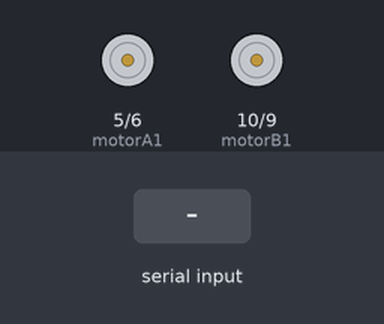
The sketch below on a simulated Arduino Uno, built with avr-gcc and run on an emulated ATmega328P. Parts: motor-driver pin pairs drawn as motors (green arrow = first pin HIGH = forward, orange = second pin HIGH = backward, longer = more drive). The inputs (shaded band) are chosen by the test bench.

Above: at 1.2 s.
1.3 s: "B" received over Serial
At 2.5 s:
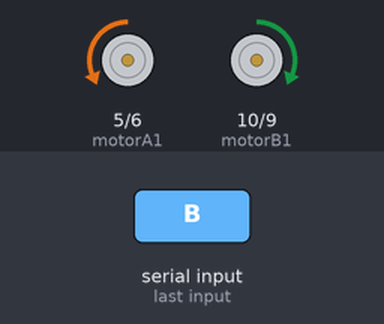
2.8 s: "I" received over Serial
At 3.8 s:
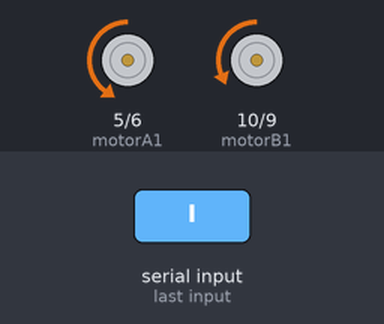
4.3 s: "F" received over Serial
At 5.0 s:
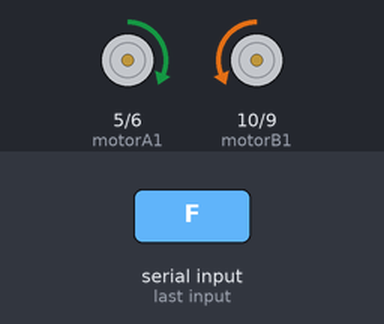
5.8 s: "H" received over Serial
At 6.1 s:
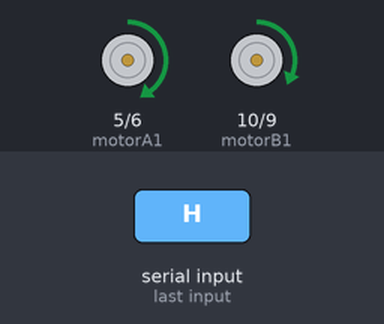
Timing chart, 0 to 8.3 s (numbered marks = the images above; inputs shaded):
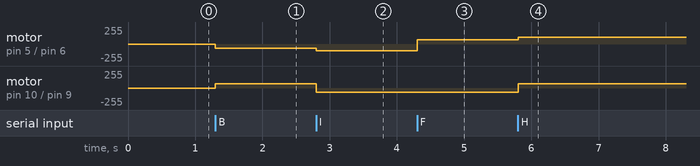

Measured:
- after the input at 1.3 s, motor on pin 5 (motorA1) / pin 6 (motorA2): stopped → backward 65/255 at once; motor on pin 10 (motorB1) / pin 9 (motorB2): stopped → forward 65/255 at once
- after the input at 2.8 s, motor on pin 5 (motorA1) / pin 6 (motorA2): backward 65/255 → backward 100/255 at once; motor on pin 10 (motorB1) / pin 9 (motorB2): forward 65/255 → backward 65/255 at once
- after the input at 4.3 s, motor on pin 5 (motorA1) / pin 6 (motorA2): backward 100/255 → forward 65/255 at once
- after the input at 5.8 s, motor on pin 5 (motorA1) / pin 6 (motorA2): forward 65/255 → forward 100/255 at once; motor on pin 10 (motorB1) / pin 9 (motorB2): backward 65/255 → forward 65/255 at once

The sketch:

bluetooth_araba.ino
```cpp
//L298N Bağlantısı
  const int motorA1  = 5;  // L298N'in IN3 Girişi
  const int motorA2  = 6;  // L298N'in IN1 Girişi
  const int motorB1  = 10; // L298N'in IN2 Girişi
  const int motorB2  = 9;  // L298N'in IN4 Girişi


  int i=0; //Döngüler için atanan rastgele bir değişken
  int j=0; //Döngüler için atanan rastgele bir değişken
  int state; //Bluetooth cihazından gelecek sinyalin değişkeni
  int vSpeed=65;     // Standart Hız, 0-255 arası bir değer alabilir

void setup() {
    // Pinlerimizi belirleyelim
    pinMode(motorA1, OUTPUT);
    pinMode(motorA2, OUTPUT);
    pinMode(motorB1, OUTPUT);
    pinMode(motorB2, OUTPUT);
    // 9600 baud hızında bir seri port açalım
    Serial.begin(9600);
}

void loop() {
  /*Bluetooth bağlantısı koptuğunda veya kesildiğinde arabayı durdur.
 (Aktif etmek için alt satırın "//" larını kaldırın.)*/
//     if(digitalRead(BTState)==LOW) { state='S'; }

  //Gelen veriyi 'state' değişkenine kaydet
    if(Serial.available() > 0){
      state = Serial.read();
    }

  /* Uygulamadan ayarlanabilen 4 hız seviyesi.(Değerler 0-255 arasında olmalı)
    if (state == '0'){
      vSpeed=0;}
    else if (state == '1'){
      vSpeed=100;}
    else if (state == '2'){
      vSpeed=180;}
    else if (state == '3'){
      vSpeed=200;}
    else if (state == '4'){
      vSpeed=255;}
     */

  /***********************Geri****************************/
   //Gelen veri 'B' ise araba geri gider.
    if (state == 'B') {
      analogWrite(motorA1, 0); analogWrite(motorA2, vSpeed);
        analogWrite(motorB1, vSpeed);      analogWrite(motorB2, 0);
    }
  /**********************İleri sağ************************/
  //Gelen veri 'I' ise araba ileri sağ(çapraz) gider.
    else if (state == 'I') {
      analogWrite(motorA1,0); analogWrite(motorA2, 100);
        analogWrite(motorB1, 0);    analogWrite(motorB2, vSpeed);
    }
  /**********************İleri sol************************/
  //Gelen veri 'G' ise araba ileri sol(çapraz) gider.
    else if (state == 'G') {
        analogWrite(motorA1, 0); analogWrite(motorA2, vSpeed);
        analogWrite(motorB1, 0);      analogWrite(motorB2, 100);
    }
  /***********************İleri****************************/
  //Gelen veri 'F' ise araba ileri gider.
    else if (state == 'F') {
      analogWrite(motorA1,vSpeed);   analogWrite(motorA2,0);
        analogWrite(motorB1, 0);   analogWrite(motorB2, vSpeed);
    }
  /**********************Geri Sol************************/
  //Gelen veri 'H' ise araba geri sol(çapraz) gider
    else if (state == 'H') {
      analogWrite(motorA1, 100);   analogWrite(motorA2, 0);
        analogWrite(motorB1, vSpeed); analogWrite(motorB2, 0);
    }
  /**********************Geri Sağ************************/
  //Gelen veri 'J' ise araba geri sağ(çapraz) gider
    else if (state == 'J') {
      analogWrite(motorA1, vSpeed);   analogWrite(motorA2, 0);
        analogWrite(motorB1, 100);   analogWrite(motorB2, 0);
    }
  /***************************Sol*****************************/
  //Gelen veri 'L' ise araba sola gider.
    else if (state == 'L') {
      analogWrite(motorA1, 100);   analogWrite(motorA2, 0);
        analogWrite(motorB1, 100); analogWrite(motorB2, 0);
    }
  /***************************Sağ*****************************/
  //Gelen veri 'R' ise araba sağa gider
    else if (state == 'R') {
      analogWrite(motorA1, 0);   analogWrite(motorA2, 100);
        analogWrite(motorB1, 0);   analogWrite(motorB2, 100);
    }

  /************************Stop*****************************/
  //Gelen veri 'S' ise arabayı durdur.
    else if (state == 'S'){
        analogWrite(motorA1, 0);  analogWrite(motorA2, 0);
        analogWrite(motorB1, 0);  analogWrite(motorB2, 0);
    }

  /************************Ön Lamba*****************************/
  //Gelen veri 'W' ise ön lambları yakar.
    else if (state == 'W'){
        digitalWrite(2, 1);

    }

 //Gelen veri 'w' ise ön lambları söner
    else if (state == 'w'){
        digitalWrite(2, 0);
    }
}
```
